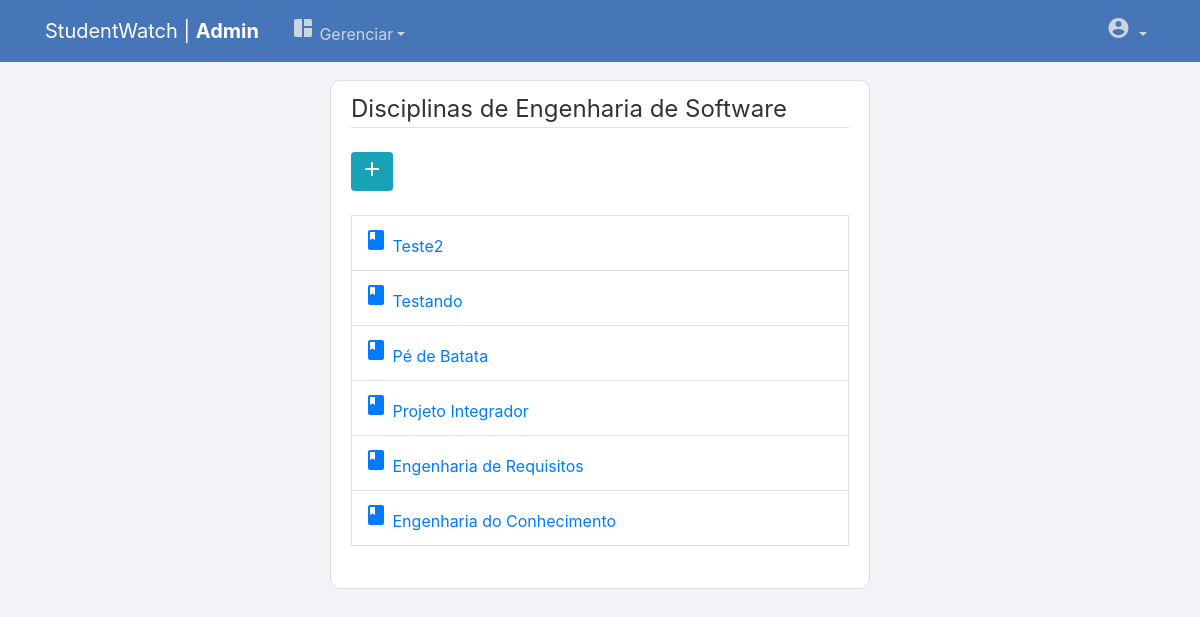
The app's page /gerenciarDisciplina/1/ (signed in) with its own data.
### manager/models.py (models this page shows, shortened)
class Curso(models.Model):
    nome = models.CharField(max_length=100)
    descricao = models.TextField(max_length=500)
    coordenador = models.ForeignKey(CoordenadorProfile, on_delete=models.SET_NULL, null=True)
    def __str__(self):
        return self.nome

class Disciplina(models.Model):
    nome = models.CharField(max_length=100)
    professor = models.ForeignKey(ProfessorProfile, on_delete=models.SET_NULL, null=True)
    curso = models.ForeignKey(Curso, on_delete=models.CASCADE, null=True)

### manager/views.py (the view)
# urls.py: path('gerenciarDisciplina/<int:pk>/', views.gerenciarDisciplina, name='gerenciarDisciplina'),
@login_required
@permission_required("manager.view_disciplina", raise_exception=True)
def gerenciarDisciplina(request, pk):
    curso_id = pk
    curso = Curso.objects.get(id=curso_id)
    disciplinas = []
    lista_disciplinas = Disciplina.objects.all()
    for x in range(len(lista_disciplinas)-1, -1, -1):
        if(lista_disciplinas[x].curso.id == curso_id):
            disciplinas.append(lista_disciplinas[x])
    if(disciplinas == []):
        disciplinas = None
        messages.warning(request, f"Não há disciplinas")
    context = {
        'disciplinas': disciplinas,
        'curso': curso
    }
    return render(request, 'manager/gerenciar-disciplina.html', context)

### manager/templates/manager/gerenciar-disciplina.html
{% extends "page/base.html" %}
{% block content %}
    <div class="content-section">
        <fieldset class="form-group">
            {% if user.is_staff %}
                <a class="btn btn-info btn-sm mb-4" href="{% url 'disciplina-create' curso.id %}"><span class="material-icons">add</span></a>
            {% endif %}
            <legend class="border-bottom mb-4">Disciplinas de {{ curso }}</legend>
            <table class="table table-bordered">
                {% for disciplina in disciplinas %}
                <tr>
                    <td>
                        <a href="{% url 'disciplina-detail' disciplina.id %}"><span class="material-icons">book</span> {{ disciplina.nome }}</a>
                    </td>
                </tr>
                {% endfor %}
            </table>
        </fieldset>
    </div>
{% endblock content %}

### page/static/page/main.css (style rules this page uses)
body { background: #f2f4f7; color: #333333; margin-top: 5rem; }
.content-section { background: #ffffff; padding: 10px 20px; border: 1px solid #dddddd; border-radius: 10px; margin-bottom: 20px; }

### records on screen
Curso: nome "Engenharia de Software"
Disciplina: nome "Teste2"
Disciplina: nome "Testando"
Disciplina: nome "Pé de Batata"
Disciplina: nome "Projeto Integrador"
Disciplina: nome "Engenharia de Requisitos"
Disciplina: nome "Engenharia do Conhecimento"
